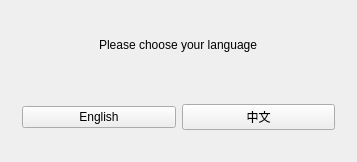
<?xml version="1.0" encoding="UTF-8"?>
<ui version="4.0">
 <class>MyWidget</class>
 <widget class="QWidget" name="MyWidget">
  <property name="geometry">
   <rect>
    <x>0</x>
    <y>0</y>
    <width>357</width>
    <height>162</height>
   </rect>
  </property>
  <property name="windowTitle">
   <string>MyWidget</string>
  </property>
  <layout class="QGridLayout" name="gridLayout">
   <item row="0" column="0">
    <widget class="QWidget" name="wTitle" native="true">
     <layout class="QHBoxLayout" name="horizontalLayout_2">
      <item>
       <spacer name="horizontalSpacer">
        <property name="orientation">
         <enum>Qt::Horizontal</enum>
        </property>
        <property name="sizeHint" stdset="0">
         <size>
          <width>82</width>
          <height>20</height>
         </size>
        </property>
       </spacer>
      </item>
      <item>
       <widget class="QLabel" name="lblLanguage">
        <property name="text">
         <string>Please choose your language</string>
        </property>
       </widget>
      </item>
      <item>
       <spacer name="horizontalSpacer_2">
        <property name="orientation">
         <enum>Qt::Horizontal</enum>
        </property>
        <property name="sizeHint" stdset="0">
         <size>
          <width>81</width>
          <height>20</height>
         </size>
        </property>
       </spacer>
      </item>
     </layout>
    </widget>
   </item>
   <item row="1" column="0">
    <widget class="QWidget" name="wButtons" native="true">
     <layout class="QHBoxLayout" name="horizontalLayout">
      <item>
       <widget class="QPushButton" name="btnEnglish">
        <property name="text">
         <string>English</string>
        </property>
       </widget>
      </item>
      <item>
       <widget class="QPushButton" name="btnChinese">
        <property name="text">
         <string>中文</string>
        </property>
       </widget>
      </item>
     </layout>
    </widget>
   </item>
  </layout>
 </widget>
 <layoutdefault spacing="6" margin="11"/>
 <resources/>
 <connections>
  <connection>
   <sender>btnEnglish</sender>
   <signal>clicked()</signal>
   <receiver>MyWidget</receiver>
   <slot>hide()</slot>
   <hints>
    <hint type="sourcelabel">
     <x>96</x>
     <y>118</y>
    </hint>
    <hint type="destinationlabel">
     <x>178</x>
     <y>80</y>
    </hint>
   </hints>
  </connection>
  <connection>
   <sender>btnChinese</sender>
   <signal>clicked()</signal>
   <receiver>MyWidget</receiver>
   <slot>hide()</slot>
   <hints>
    <hint type="sourcelabel">
     <x>260</x>
     <y>118</y>
    </hint>
    <hint type="destinationlabel">
     <x>178</x>
     <y>80</y>
    </hint>
   </hints>
  </connection>
 </connections>
</ui>
